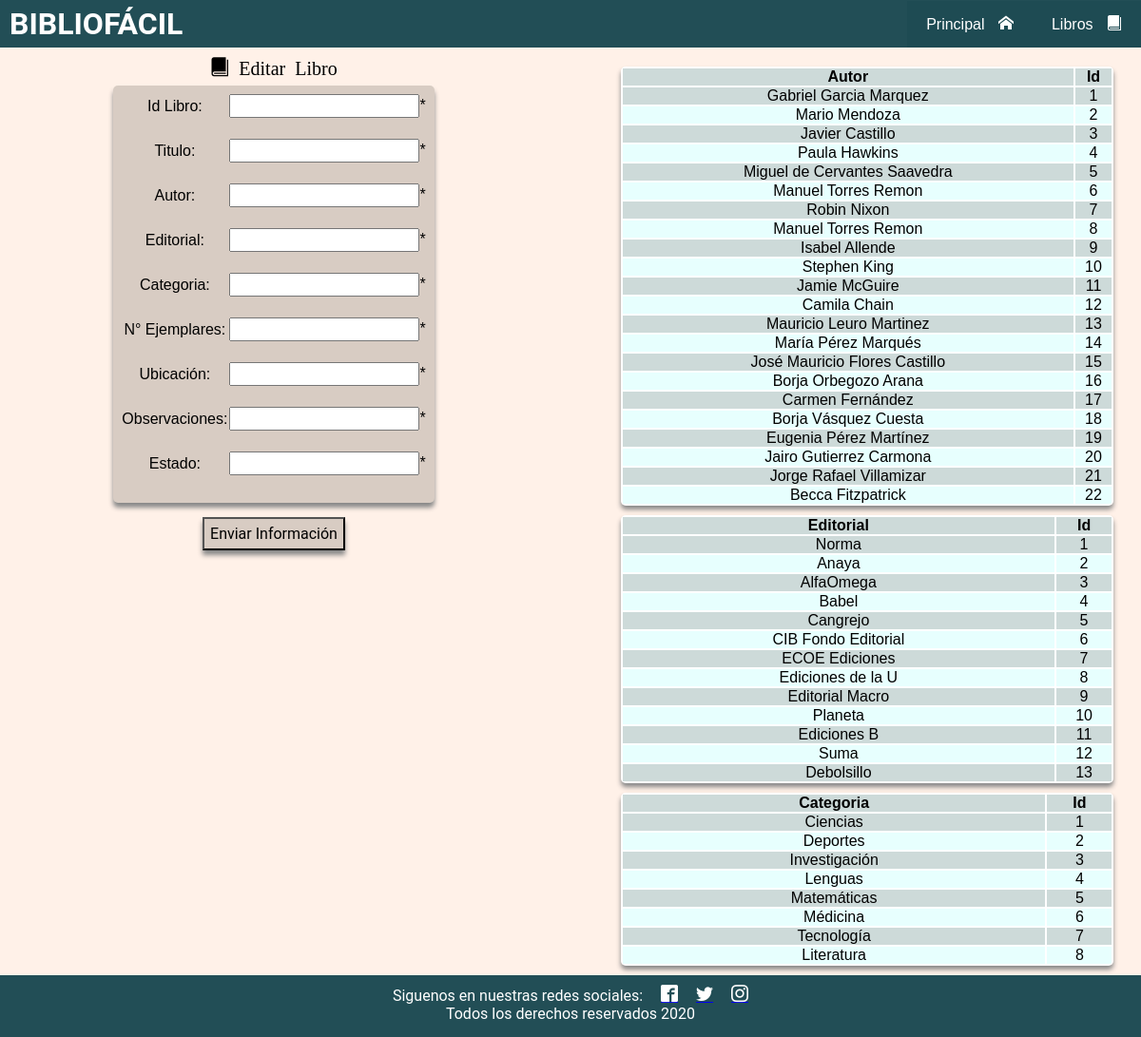
The app's page /editaLibro2.php with its own data.
### tables this page shows
CREATE TABLE `autor` (
  `id_autor` int(11) NOT NULL,
  `nombre` varchar(255) NOT NULL,
  `estado` int(1) NOT NULL
);

CREATE TABLE `editorial` (
  `id_editorial` int(11) NOT NULL,
  `nombre` varchar(255) NOT NULL,
  `fo_proveedor` int(11) NOT NULL,
  `estado` int(11) NOT NULL
);

CREATE TABLE `categoria` (
  `id_categoria` int(2) NOT NULL,
  `categoria` varchar(20) NOT NULL,
  `estado` int(1) NOT NULL,
  `observaciones` varchar(100) NOT NULL,
  `fecha_creacion` date NOT NULL DEFAULT current_timestamp()
);

### editaLibro2.php (the view, shortened to what this page needs)
<?php
require_once('php/Conexion_bd.php');
$select_sql_autor = 'SELECT nombre, id_autor
                     FROM autor
                     WHERE estado = 1
                     ORDER BY id_autor ASC';
$sentencia_select_autor = $pdo->prepare($select_sql_autor);
$sentencia_select_autor->execute();
$resultado_a = $sentencia_select_autor->fetchAll();
$select_sql_categoria = 'SELECT categoria, id_categoria
                     FROM categoria
                     WHERE estado = 1
                     ORDER BY id_categoria ASC';
$sentencia_select_categoria = $pdo->prepare($select_sql_categoria);
$sentencia_select_categoria->execute();
$resultado_c = $sentencia_select_categoria->fetchAll();
$select_sql_editorial = 'SELECT nombre, id_editorial
                     FROM editorial
                     WHERE estado = 1
                     ORDER BY id_editorial ASC';
$sentencia_select_editorial = $pdo->prepare($select_sql_editorial);
$sentencia_select_editorial->execute();
$resultado_e = $sentencia_select_editorial->fetchAll();
?>
<html>
    <head>
        <link rel="stylesheet" href="fonts/style.css">
        <link rel="stylesheet" href="css/hojaEstilos_nuevoLibro.css">
    </head>
<body>
    <header>
     <h1 class="h1"> BIBLIOFÁCIL </h1>
       <nav class="menu">
           <ul>
                <li class = "submenu" ><a href="Principal.php">Principal
                   <span class="icon-home"></span></a>
                </li>
                <li class = "submenu" ><a href="libros.php">Libros
                   <span class="icon-book"></span></a>
                </li>
           </ul>
       </nav>
    </header>
    <div class="div1">
        <form method="post" class="form">
            <p>
                <span class="icon-book"> Editar Libro </span>
            </p>
            <table class="tabla">
            <tr>
                <td>Id Libro:</td>
                <td><label for="id_libro"></label>
                <input type="number" name="id_libro" id="id_libro" required="required">*</td>
            </tr>
                <td>&nbsp;</td>
            <tr>
                <td>Titulo:</td>
                <td><label for="nombre"></label>
                <input type="text" name="nombre" id="nombre" required="required">*</td>
            </tr>
                <td>&nbsp;</td>
            <tr>
                <td>Autor:</td>
                <td><label for="autor"></label>
                <input type="number" name="fo_autor" id="fo_autor" required="required">*</td>
            </tr>
                <td>&nbsp;</td>
            <tr>
                <td>Editorial:</td>
                <td><label for="editorial"></label>
                <input type="number" name="fo_editorial" id="fo_editorial" required="required">*</td>
            </tr>
                <td>&nbsp;</td>
            <tr>
                <td>Categoria:</td>
                <td><label for="categoria"></label>
                <input type="number" name="fo_categoria" id="fo_categoria" required="required">*</td>
            </tr>
                <td>&nbsp;</td>
            <tr>
                <td>N° Ejemplares:</td>
                <td><label for="num_ejemplares"></label>
                <input type="text" name="num_ejemplares" id="n_ejemplares" required="required">*</td>
            </tr>
            <tr>
                <td>&nbsp;</td>
            </tr>
            <tr>
                <td>Ubicación:</td>
                <td><label for="ubicacion"></label>
                <input type="text" name="ubicación" id="ubicacion" required="required">*</td>
            </tr>
            <tr>
                <td>&nbsp;</td>
            </tr>
            <tr>
                <td>Observaciones:</td>
                <td><label for="observaciones"></label>
                <input type="text" name="observaciones" id="observaciones" required="required">*</td>
            </tr>
            <tr>
                <td>&nbsp;</td>
            </tr>
            <tr>
                <td>Estado:</td>
                <td><label for="estado"></label>
                <input type="text" name="estado" id="estado" required="required">*</td>
            </tr>
            <tr>
                <td>&nbsp;</td>
            </tr>
            </table>
            <input type="submit"  value="Enviar Información" name="enviar" id="enviar">
        </form>
    </div>
    <div class="div2">
        <table class="table1">
            <thead>
                <tr>
                    <th>Autor</th><th>Id</th>
                </tr>
            </thead>
            <tbody>
                <?php
                    foreach($resultado_a as $res_a)
                    {
                ?>
                   <tr>
                    <td><?php echo $res_a['nombre'] ?></td>
                    <td><?php echo $res_a['id_autor'] ?></td>
                </tr>
                <?php
                    }
                ?>
            </tbody>
        </table>
        <table class ="table1">
            <thead>
                <tr>
                    <th>Editorial</th><th>Id</th>
                </tr>
            </thead>
                        <tbody>
                <?php
                    foreach($resultado_e as $res_e)
                    {
                ?>
                   <tr>
                    <td><?php echo $res_e['nombre'] ?></td>
                    <td><?php echo $res_e['id_editorial'] ?></td>
                </tr>
                <?php
                    }
                ?>
            </tbody>
        </table>
        <table class = "table1">
            <thead>
                <tr>
                    <th>Categoria</th><th>Id</th>
                </tr>
            </thead>
            <tbody>
                <?php
                    foreach($resultado_c as $res_c)
                    {
                ?>
                   <tr>
                    <td><?php echo $res_c['categoria'] ?></td>
                    <td><?php echo $res_c['id_categoria'] ?></td>
                </tr>
                <?php
                    }
                ?>
            </tbody>
        </table>
    </div>
    <footer class="footer">
        <p>
            Siguenos en nuestras redes sociales:
            <a href="#" ><span class="icon-facebook2"></span></a>
            <a href="#" ><span class="icon-twitter"></span></a>
            <a href="#" ><span class="icon-instagram"></span></a><br>
            Todos los derechos reservados 2020
        </p>
    </footer>
</body>
</html>

### css/hojaEstilos_nuevoLibro.css (style rules this page uses)
* { margin: 0; padding: 0; box-sizing: border-box; font-family: sans-serif; }
body { background: #FFF1E8; }
header { height: 50px; background: rgba(30, 75, 83, 0.98); color: #fff; display: flex; justify-content: flex-end; align-items: center; margin-bottom: 10px; }
h1 { color: #fff; margin-right: auto; padding: 10px; border-color: #747d8c; font-family: 'Roboto', sans-serif; }
.menu ul { background: rgba(30, 75, 83, 0.98); display:flex; list-style: none; }
.menu a { display: block; padding: 15px 20px; color:#fff; text-decoration: none; }
.menu a span { margin-left: 10px; }
.form table { background: #D8CCC3; text-align: center; padding: 7px; margin: auto; margin-top: 10px; margin-bottom: 15px; font-family: 'Roboto', sans-serif; border-radius: 5px; -webkit-box-shadow: 0 5px 5px #888888; -moz-box-shadow: 0 5px 5px #888888; box-shadow: 0 5px 5px #888888; }
#enviar { width: 150px; height: 35px; background: #D8CCC3; margin-top: 5%; margin:auto; color:#000; font-family: 'Roboto', sans-serif; font-size: 16px; -webkit-box-shadow: 0 5px 5px #888888; -moz-box-shadow: 0 5px 5px #888888; box-shadow: 0 5px 5px #888888; }
p { font-family: 'Roboto', sans-serif; font-size: 20px }
.div1 { float: left; width: 48%; position: fixed; text-align: center; }
.div2 { float: right; width: 48%; text-align: center; }
.table1 { width: 90%; margin: auto; margin-top: 10px; background: rgb(255, 255, 255); font-family: 'Roboto', sans-serif; border-radius: 5px; -webkit-box-shadow: 0 10px 5px #888888; -moz-box-shadow: 0 10px 5px #888888; box-shadow: 0 4px 5px #888888; margin-bottom: 10px; }
.table1 tr td { text-align: center; }
.table1 tr th { text-align: center; }
.table1 tr:nth-child(odd) { background: rgba(178, 198, 197, 0.65); }
.table1 tr:nth-child(even) { background: rgba(218, 255, 253, 0.65) ; }
.tabla tr input { height: 25px; width: 200px; }
.footer { width: 100%; height: 65px; background-color: rgba(30, 75, 83, 0.98); overflow: hidden; margin-top: 10px; }
.footer p { text-align: center; color: #fff; font-size: 16px; margin-top: 10px; }
.footer a span { margin-left: 15px; font-size: 18px; color:#fff; }

### records on screen
autor: nombre "Gabriel Garcia Marquez", id_autor "1"
autor: nombre "Mario Mendoza", id_autor "2"
autor: nombre "Javier Castillo", id_autor "3"
autor: nombre "Paula Hawkins", id_autor "4"
autor: nombre "Miguel de Cervantes Saavedra", id_autor "5"
autor: nombre "Manuel Torres Remon", id_autor "6"
autor: nombre "Robin Nixon", id_autor "7"
autor: nombre "Manuel Torres Remon", id_autor "8"
autor: nombre "Isabel Allende", id_autor "9"
autor: nombre "Stephen King", id_autor "10"
autor: nombre "Jamie McGuire", id_autor "11"
autor: nombre "Camila Chain", id_autor "12"
autor: nombre "Mauricio Leuro Martinez", id_autor "13"
autor: nombre "María Pérez Marqués", id_autor "14"
autor: nombre "José Mauricio Flores Castillo", id_autor "15"
autor: nombre "Borja Orbegozo Arana", id_autor "16"
autor: nombre "Carmen Fernández", id_autor "17"
autor: nombre "Borja Vásquez Cuesta", id_autor "18"
autor: nombre "Eugenia Pérez Martínez", id_autor "19"
autor: nombre "Jairo Gutierrez Carmona", id_autor "20"
autor: nombre "Jorge Rafael Villamizar", id_autor "21"
autor: nombre "Becca Fitzpatrick", id_autor "22"
editorial: nombre "Norma", id_editorial "1"
editorial: nombre "Anaya", id_editorial "2"
editorial: nombre "AlfaOmega", id_editorial "3"
editorial: nombre "Babel", id_editorial "4"
editorial: nombre "Cangrejo", id_editorial "5"
editorial: nombre "CIB Fondo Editorial", id_editorial "6"
editorial: nombre "ECOE Ediciones", id_editorial "7"
editorial: nombre "Ediciones de la U", id_editorial "8"
editorial: nombre "Editorial Macro", id_editorial "9"
editorial: nombre "Planeta", id_editorial "10"
editorial: nombre "Ediciones B", id_editorial "11"
editorial: nombre "Suma", id_editorial "12"
editorial: nombre "Debolsillo", id_editorial "13"
categoria: categoria "Ciencias", id_categoria "1"
categoria: categoria "Deportes", id_categoria "2"
categoria: categoria "Investigación", id_categoria "3"
categoria: categoria "Lenguas", id_categoria "4"
categoria: categoria "Matemáticas", id_categoria "5"
categoria: categoria "Médicina", id_categoria "6"
categoria: categoria "Tecnología", id_categoria "7"
categoria: categoria "Literatura", id_categoria "8"
